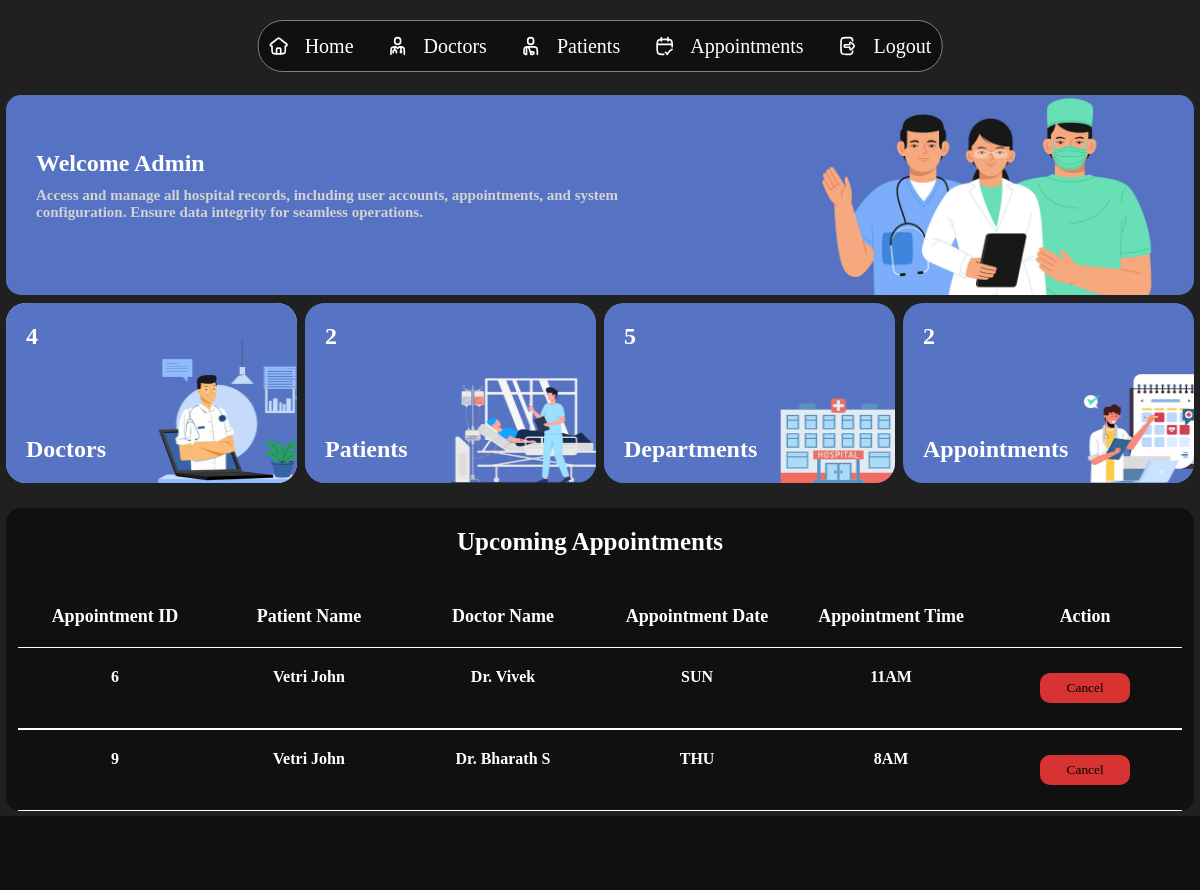
Before: /admin_dashboard with the older database file.
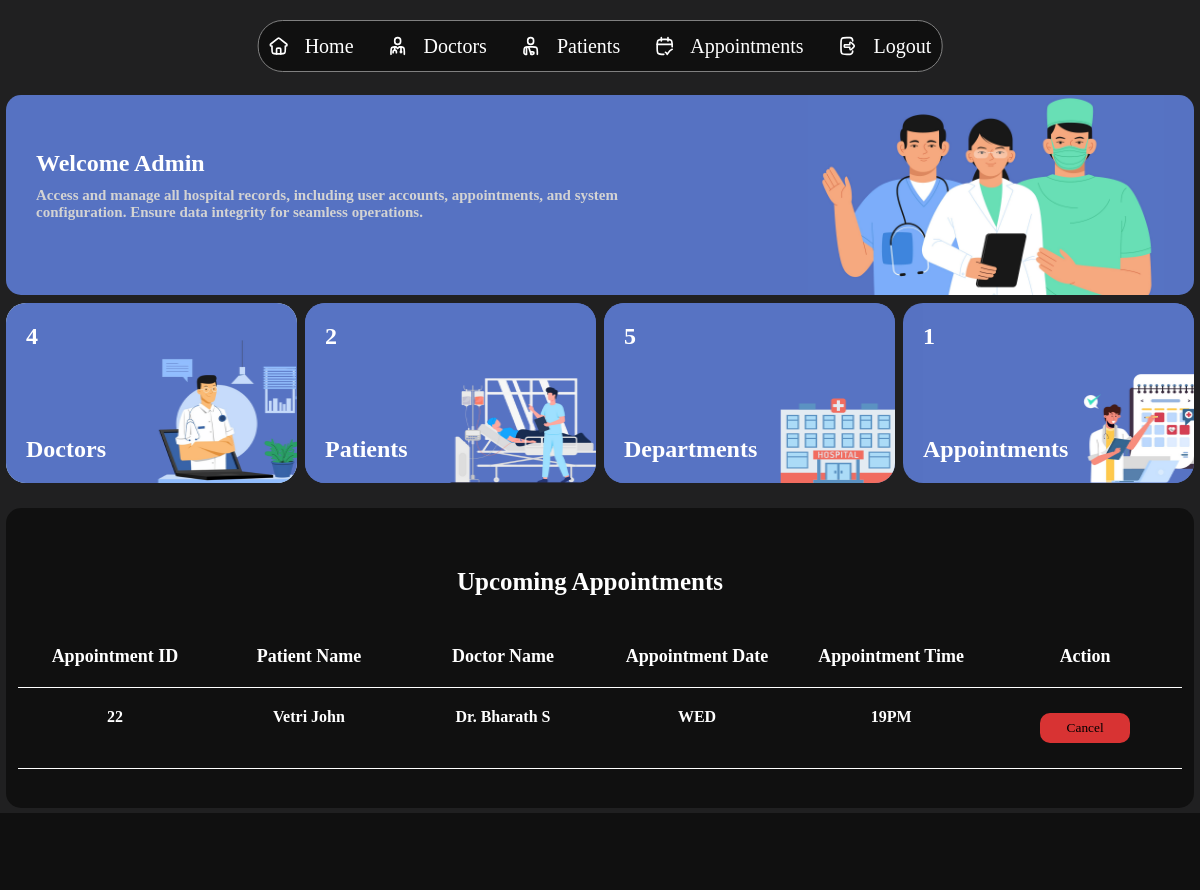
After: the same page with the newer database file.
### tables this page shows
CREATE TABLE "APPOINTMENTS"(
                APPOINTMENT_ID INTEGER PRIMARY KEY AUTOINCREMENT,
                PATIENT_ID INTEGER,
                PATIENT_NAME TEXT,
                DOC_ID INTEGER,
                DOC_NAME TEXT,
                APPOINTMENT_DATE DATE,
                APPOINTMENT_TIME TIME,
                STATUS TEXT,
                FOREIGN KEY (PATIENT_ID) REFERENCES PATIENTS (PATIENT_ID),
                FOREIGN KEY (PATIENT_NAME) REFERENCES PATIENTS (PATIENT_NAME),
                FOREIGN KEY (DOC_ID) REFERENCES DOCTORS (DOC_ID),
                FOREIGN KEY (DOC_NAME) REFERENCES DOCTORS (DOC_NAME));

### app.py (the view)
@app.route('/admin_dashboard')
def admin_dashboard():
    doctor,user,dept,pat,app=count()
    con = sqlite3.connect(database)
    cur = con.cursor()
    cur.execute("SELECT APPOINTMENT_ID, PATIENT_NAME, DOC_NAME, APPOINTMENT_DATE, APPOINTMENT_TIME FROM APPOINTMENTS WHERE STATUS='Booked'")
    appdata=cur.fetchall()
    return render_template("admin/dashboard.html",doctor=doctor,user=user,dept=dept,pat=pat,app=app,appdata=appdata)

### app.py (called while the page is built)
def count():
    con=sqlite3.connect(database)
    cur=con.cursor()
    cur.execute('SELECT COUNT(*)FROM DOCTORS')
    doccount=cur.fetchone()[0]
    cur.execute('SELECT COUNT(*)FROM USERS')
    usercount=cur.fetchone()[0]
    cur.execute('SELECT COUNT(*)FROM DEPARTMENTS')
    deptcount=cur.fetchone()[0]
    cur.execute('SELECT COUNT(*)FROM PATIENTS')
    patcount=cur.fetchone()[0]
    cur.execute("SELECT COUNT(*)FROM APPOINTMENTS WHERE STATUS='Booked'")
    appcount=cur.fetchone()[0]
    con.close()
    return doccount, usercount, deptcount, patcount,appcount

### Templates/admin/dashboard.html (shortened to what this page needs)
<!DOCTYPE html>
<html lang="en">
<head>
    <link rel="stylesheet" href="{{ url_for('static', filename='css/admindash.css') }}">
</head>
<body>
    <div class="navbar">
            <div class="icon">
                <img src="{{ url_for('static',filename='icons/home.svg')}}" alt="">
                <a href="/admin_dashboard">Home</a>
            </div>
            <div class="icon">
                <img src="{{ url_for('static',filename='icons/doc.svg')}}" alt="">
                <a href="/doctor_list">Doctors</a>
            </div>
            <div class="icon">
                <img src="{{ url_for('static',filename='icons/patient.svg')}}" alt="">
                <a href="/patient_list">Patients</a>
            </div>
            <div class="icon">
                <img src="{{ url_for('static',filename='icons/app.svg')}}" alt="">
                <a href="/appointment_list">Appointments</a>
            </div>
            <div class="icon">
                <img src="{{ url_for('static',filename='icons/logout.svg')}}" alt="">
                <a href="/">Logout</a>
            </div>
    </div>
    <section class="main">
        <div class="view">
            <div class="welcome">
                <div class="text">
                    <h1>Welcome Admin</h1>
                    <h2>Access and manage all hospital records, including user accounts, appointments, and system<br>configuration. Ensure data integrity for seamless operations.</h2>
                </div>
                <img src="{{ url_for('static',filename='images/docbg.jpg')}}" alt="">
            </div>
            <div class="boxes">
                <div class="box" style="background-color: #d7f3fe;">
                    <h1>{{doctor}}</h1>
                    <h2>Doctors</h2>
                    <img src="{{ url_for('static',filename='images/doctor.png')}}" alt="">
                </div>
                <div class="box">
                    <h1>{{pat}}</h1>
                    <h2>Patients</h2>
                    <img src="{{ url_for('static',filename='images/patient.png')}}" alt="">
                </div>
                <div class="box">
                    <h1>{{dept}}</h1>
                    <h2>Departments</h2>
                    <img src="{{ url_for('static',filename='images/dept.png')}}" alt="">
                </div>
                <div class="box">
                    <h1>{{app}}</h1>
                    <h2>Appointments</h2>
                    <img src="{{ url_for('static',filename='images/appointment.png')}}" style="padding-left: 20px;" alt="">
                </div>
            </div>
            <div class="appointments">
                <h1 id="hmm" style="margin-bottom: 20px;">Upcoming Appointments</h1>
                <div class="titlee">
                    <div class="app">
                        <h1>Appointment ID</h1>
                    </div>
                    <div class="patient">
                        <h1>Patient Name</h1>
                    </div>
                    <div class="doc">
                        <h1>Doctor Name</h1>
                    </div>
                    <div class="appdate">
                        <h1>Appointment Date</h1>
                    </div>
                    <div class="appt">
                        <h1>Appointment Time</h1>
                    </div>
                    <div class="stat">
                        <h1>Action</h1>
                    </div>
                </div>
                {% for i in appdata %}
                <div class="title">
                    <div class="app">
                        <h1>{{i[0]}}</h1>
                    </div>
                    <div class="patient">
                        <h1>{{i[1]}}</h1>
                    </div>
                    <div class="doc">
                        <h1>{{i[2]}}</h1>
                    </div>
                    <div class="appdate">
                        <h1>{{i[3]}}</h1>
                    </div>
                    <div class="appt">
                        <h1>{{i[4]}}</h1>
                    </div>
                    <div class="stat" style="display: flex; align-items: center; justify-content: center;">
                        <form action="{{url_for('cancelapp',app_id=i[0])}}" method="post">
                            <button type="submit" style="background-color: rgb(216, 51, 51);">Cancel</button>
                        </form>
                    </div>
                </div>
                {% endfor %}
            </div>
        </div>
    </section>
</body>
</html>

### Static/css/admindash.css (style rules this page uses)
* { margin: 0; padding: 0; }
body { background-color: #202021; }
.main { width: 100%; min-height: 100vh; background-color: #101010; margin-top: 90px; }
.navbar { width: auto; height: 50px; background-color: #101010; border-radius: 25px; border: 1px solid grey; position: fixed; display: flex; align-items: center; justify-content: space-evenly; top: 20px; left: 50%; transform: translate(-50%); z-index: 99999; gap: 1.5em; padding-left: 5px; padding-right: 5px; }
.navbar h1, a { color: white; font-family: 'sfpror'; font-size: 20px; text-decoration: none; }
.icon { display: flex; align-items: center; gap: 1em; height: 40px; border-radius: 25px; padding-left: 5px; padding-right: 5px; cursor: pointer; }
.icon img { width: 20px; }
.view { width:100%; background-color: #202021; overflow-y: scroll; overflow-x: hidden; scrollbar-width: none; display: flex; align-items: center; flex-direction: column; font-family: 'sfpror'; }
.welcome { width: 99%; margin-top: 5px; height: 200px; overflow: hidden; background-color: #5672c2; border-radius: 15px; display: flex; justify-content: space-between; align-items: center; }
.text { width: 700px; }
.welcome img { width: 30%; padding-right:30px ; }
.welcome h1 { color: white; font-family: 'sfprob'; padding-left: 30px; }
.welcome h2 { font-family: 'sfpror'; color: rgb(211, 211, 211); font-size: 15px; padding-top: 10px; padding-left: 30px; }
.boxes { width: 99%; display: flex; justify-content: space-between; margin-top: 8px; gap: 0.5em; }
.boxes > div { flex:1; }
.boxes h1,h2 { color: white; font-family: 'sfpror'; padding: 20px; z-index: 99999; }
.box { height: 180px; background-color: #f55a00; background-color: #5672c2; border-radius: 20px; display: flex; flex-direction: column; justify-content: space-between; overflow: hidden; position: relative; }
.box img { position: absolute; width: 100%; height: 100%; }
.appointments { width: 99%; min-height: 300px; background-color: #f55a00; background-color: #101010; margin-top: 25px; border-radius: 15px; margin-bottom: 5px; display: flex; flex-direction: column; justify-content: center; align-items: center; }
.appointments h1 { color: white; font-family: 'sfprob'; font-size: 25px; }
#hmm { color: white; font-family: 'sfprob'; font-size: 25px; padding-right: 20px; padding-top: 20px; }
.titlee { width: 98%; display: flex; justify-content: space-between; padding-bottom: 20px; }
.titlee > div { flex: 1; text-align: center; }
.titlee h1 { font-family: 'sfpror'; font-size: 18px; color:white; padding-top: 30px; }
.title { width: 98%; height: auto; display: flex; justify-content: space-between; border-top: 1px solid white; border-bottom: 1px solid white; cursor: pointer; height: 80px; }
.title > div { flex: 1; text-align: center; }
.title h1 { font-family: 'sfpror'; font-size: 16px; color:white; padding-top: 20px; padding-bottom: 20px; }
button { width: 90px; height: 30px; cursor: pointer; border-radius: 10px; border: none; font-family: 'sfpror'; }

Changed rows visible on the page:
removed APPOINTMENTS: APPOINTMENT_ID "6", PATIENT_NAME "Vetri John", DOC_NAME "Dr. Vivek", APPOINTMENT_DATE "SUN", APPOINTMENT_TIME "11AM"
removed APPOINTMENTS: APPOINTMENT_ID "9", PATIENT_NAME "Vetri John", DOC_NAME "Dr. Bharath S", APPOINTMENT_DATE "THU", APPOINTMENT_TIME "8AM"
added APPOINTMENTS: APPOINTMENT_ID "22", PATIENT_NAME "Vetri John", DOC_NAME "Dr. Bharath S", APPOINTMENT_DATE "WED", APPOINTMENT_TIME "19PM"
Other visible differences:
{{ app }}: "2" → "1"
